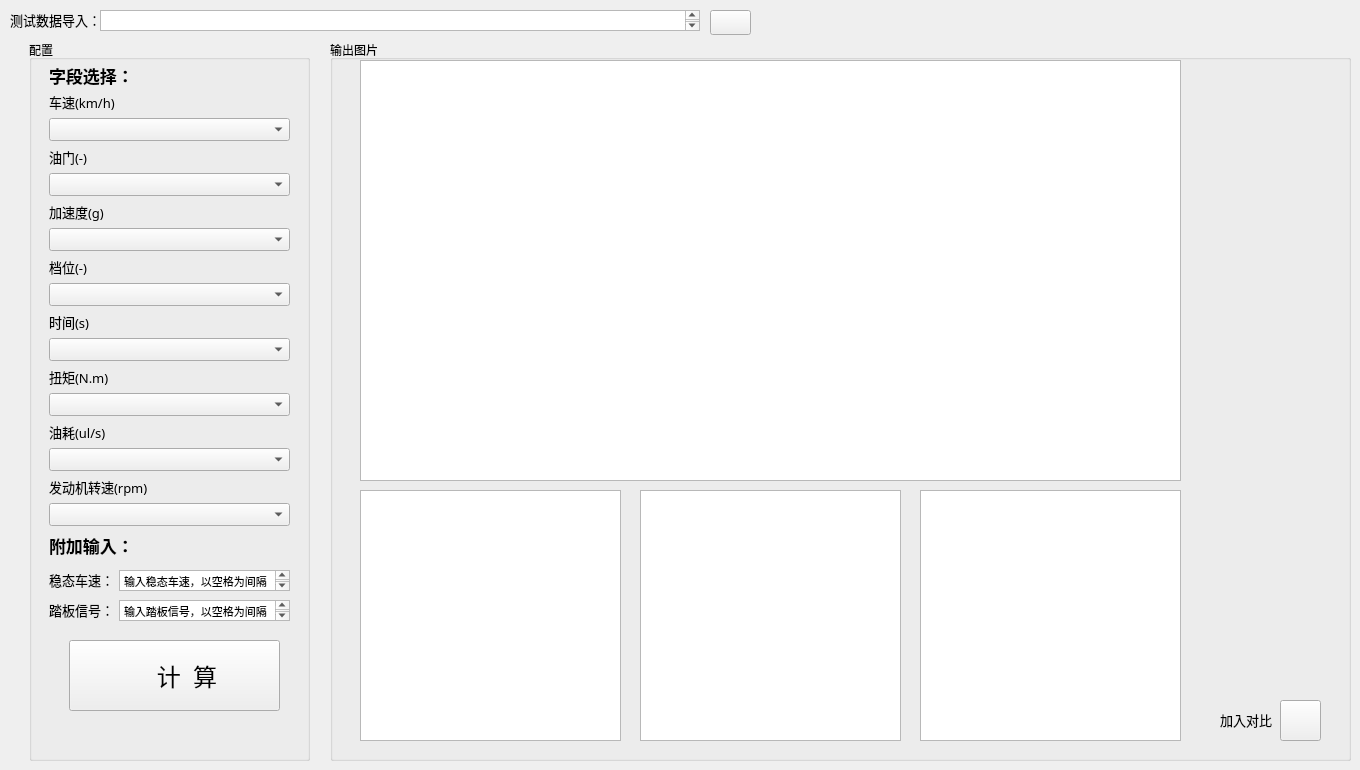
        <widget class="QWidget" name="tab">
         <attribute name="title">
          <string>AT/DCT</string>
         </attribute>
         <widget class="QGroupBox" name="groupBox_2">
          <property name="geometry">
           <rect>
            <x>330</x>
            <y>40</y>
            <width>1021</width>
            <height>721</height>
           </rect>
          </property>
          <property name="title">
           <string>输出图片</string>
          </property>
          <widget class="QGraphicsView" name="graphicsView_2">
           <property name="geometry">
            <rect>
             <x>30</x>
             <y>20</y>
             <width>821</width>
             <height>421</height>
            </rect>
           </property>
          </widget>
          <widget class="QGraphicsView" name="graphicsView_3">
           <property name="geometry">
            <rect>
             <x>30</x>
             <y>450</y>
             <width>261</width>
             <height>251</height>
            </rect>
           </property>
          </widget>
          <widget class="QGraphicsView" name="graphicsView_4">
           <property name="geometry">
            <rect>
             <x>310</x>
             <y>450</y>
             <width>261</width>
             <height>251</height>
            </rect>
           </property>
          </widget>
          <widget class="QGraphicsView" name="graphicsView_7">
           <property name="geometry">
            <rect>
             <x>590</x>
             <y>450</y>
             <width>261</width>
             <height>251</height>
            </rect>
           </property>
          </widget>
         </widget>
         <widget class="QPushButton" name="Input_SysGain_data">
          <property name="geometry">
           <rect>
            <x>710</x>
            <y>10</y>
            <width>41</width>
            <height>25</height>
           </rect>
          </property>
          <property name="sizePolicy">
           <sizepolicy hsizetype="Fixed" vsizetype="Fixed">
            <horstretch>0</horstretch>
            <verstretch>0</verstretch>
           </sizepolicy>
          </property>
          <property name="minimumSize">
           <size>
            <width>40</width>
            <height>25</height>
           </size>
          </property>
          <property name="styleSheet">
           <string notr="true">QPushButton{border-image: url(./Image/file.png);}
</string>
          </property>
          <property name="text">
           <string/>
          </property>
         </widget>
         <widget class="QLabel" name="label_7">
          <property name="geometry">
           <rect>
            <x>10</x>
            <y>10</y>
            <width>100</width>
            <height>20</height>
           </rect>
          </property>
          <property name="minimumSize">
           <size>
            <width>100</width>
            <height>20</height>
           </size>
          </property>
          <property name="maximumSize">
           <size>
            <width>60</width>
            <height>20</height>
           </size>
          </property>
          <property name="font">
           <font>
            <family>Microsoft YaHei</family>
            <pointsize>10</pointsize>
           </font>
          </property>
          <property name="text">
           <string>测试数据导入：</string>
          </property>
         </widget>
         <widget class="QPlainTextEdit" name="plainTextEdit_5">
          <property name="geometry">
           <rect>
            <x>100</x>
            <y>10</y>
            <width>600</width>
            <height>21</height>
           </rect>
          </property>
          <property name="sizePolicy">
           <sizepolicy hsizetype="Fixed" vsizetype="Expanding">
            <horstretch>0</horstretch>
            <verstretch>0</verstretch>
           </sizepolicy>
          </property>
          <property name="minimumSize">
           <size>
            <width>600</width>
            <height>10</height>
           </size>
          </property>
          <property name="maximumSize">
           <size>
            <width>600</width>
            <height>30</height>
           </size>
          </property>
         </widget>
         <widget class="QPushButton" name="Add_to_compare">
          <property name="geometry">
           <rect>
            <x>1280</x>
            <y>700</y>
            <width>41</width>
            <height>41</height>
           </rect>
          </property>
          <property name="styleSheet">
           <string notr="true">QPushButton{border-image: url(./Image/PlusIcon.png);}</string>
          </property>
          <property name="text">
           <string/>
          </property>
         </widget>
         <widget class="QLabel" name="label_8">
          <property name="geometry">
           <rect>
            <x>1220</x>
            <y>710</y>
            <width>100</width>
            <height>20</height>
           </rect>
          </property>
          <property name="minimumSize">
           <size>
            <width>100</width>
            <height>20</height>
           </size>
          </property>
          <property name="maximumSize">
           <size>
            <width>60</width>
            <height>20</height>
           </size>
          </property>
          <property name="font">
           <font>
            <family>Microsoft YaHei</family>
            <pointsize>10</pointsize>
           </font>
          </property>
          <property name="text">
           <string>加入对比</string>
          </property>
         </widget>
         <widget class="QGroupBox" name="groupBox">
          <property name="geometry">
           <rect>
            <x>29</x>
            <y>40</y>
            <width>281</width>
            <height>721</height>
           </rect>
          </property>
          <property name="title">
           <string>配置</string>
          </property>
          <widget class="QWidget" name="gridLayoutWidget">
           <property name="geometry">
            <rect>
             <x>20</x>
             <y>20</y>
             <width>241</width>
             <height>466</height>
            </rect>
           </property>
           <layout class="QGridLayout" name="gridLayout_4">
            <item row="1" column="0">
             <layout class="QVBoxLayout" name="verticalLayout">
              <item>
               <widget class="QLabel" name="label_5">
                <property name="minimumSize">
                 <size>
                  <width>100</width>
                  <height>30</height>
                 </size>
                </property>
                <property name="maximumSize">
                 <size>
                  <width>400</width>
                  <height>30</height>
                 </size>
                </property>
                <property name="font">
                 <font>
                  <family>Microsoft YaHei</family>
                  <pointsize>13</pointsize>
                  <weight>75</weight>
                  <bold>true</bold>
                 </font>
                </property>
                <property name="layoutDirection">
                 <enum>Qt::LeftToRight</enum>
                </property>
                <property name="text">
                 <string>字段选择：</string>
                </property>
               </widget>
              </item>
              <item>
               <widget class="QLabel" name="label_6">
                <property name="minimumSize">
                 <size>
                  <width>100</width>
                  <height>20</height>
                 </size>
                </property>
                <property name="maximumSize">
                 <size>
                  <width>60</width>
                  <height>20</height>
                 </size>
                </property>
                <property name="font">
                 <font>
                  <family>Microsoft YaHei</family>
                  <pointsize>10</pointsize>
                 </font>
                </property>
                <property name="text">
                 <string>车速(km/h)</string>
                </property>
               </widget>
              </item>
              <item>
               <widget class="QComboBox" name="comboBox_1">
                <property name="font">
                 <font>
                  <pointsize>10</pointsize>
                 </font>
                </property>
               </widget>
              </item>
              <item>
               <widget class="QLabel" name="label_10">
                <property name="minimumSize">
                 <size>
                  <width>100</width>
                  <height>20</height>
                 </size>
                </property>
                <property name="maximumSize">
                 <size>
                  <width>60</width>
                  <height>20</height>
                 </size>
                </property>
                <property name="font">
                 <font>
                  <family>Microsoft YaHei</family>
                  <pointsize>10</pointsize>
                 </font>
                </property>
                <property name="text">
                 <string>油门(-)</string>
                </property>
               </widget>
              </item>
              <item>
               <widget class="QComboBox" name="comboBox_2">
                <property name="font">
                 <font>
                  <pointsize>10</pointsize>
                 </font>
                </property>
               </widget>
              </item>
              <item>
               <widget class="QLabel" name="label_11">
                <property name="minimumSize">
                 <size>
                  <width>100</width>
                  <height>20</height>
                 </size>
                </property>
                <property name="maximumSize">
                 <size>
                  <width>60</width>
                  <height>20</height>
                 </size>
                </property>
                <property name="font">
                 <font>
                  <family>Microsoft YaHei</family>
                  <pointsize>10</pointsize>
                 </font>
                </property>
                <property name="text">
                 <string>加速度(g)</string>
                </property>
               </widget>
              </item>
              <item>
               <widget class="QComboBox" name="comboBox_3">
                <property name="font">
                 <font>
                  <pointsize>10</pointsize>
                 </font>
                </property>
               </widget>
              </item>
              <item>
               <widget class="QLabel" name="label_12">
                <property name="minimumSize">
                 <size>
                  <width>100</width>
                  <height>20</height>
                 </size>
                </property>
                <property name="maximumSize">
                 <size>
                  <width>60</width>
                  <height>20</height>
                 </size>
                </property>
                <property name="font">
                 <font>
                  <family>Microsoft YaHei</family>
                  <pointsize>10</pointsize>
                 </font>
                </property>
                <property name="text">
                 <string>档位(-)</string>
                </property>
               </widget>
              </item>
              <item>
               <widget class="QComboBox" name="comboBox_4">
                <property name="font">
                 <font>
                  <pointsize>10</pointsize>
                 </font>
                </property>
               </widget>
              </item>
              <item>
               <widget class="QLabel" name="label_13">
                <property name="minimumSize">
                 <size>
                  <width>100</width>
                  <height>20</height>
                 </size>
                </property>
                <property name="maximumSize">
                 <size>
                  <width>60</width>
                  <height>20</height>
                 </size>
                </property>
                <property name="font">
                 <font>
                  <family>Microsoft YaHei</family>
                  <pointsize>10</pointsize>
                 </font>
                </property>
                <property name="text">
                 <string>时间(s)</string>
                </property>
               </widget>
              </item>
              <item>
               <widget class="QComboBox" name="comboBox_5">
                <property name="font">
                 <font>
                  <pointsize>10</pointsize>
                 </font>
                </property>
               </widget>
              </item>
              <item>
               <widget class="QLabel" name="label_14">
                <property name="minimumSize">
                 <size>
                  <width>100</width>
                  <height>20</height>
                 </size>
                </property>
                <property name="maximumSize">
                 <size>
                  <width>60</width>
                  <height>20</height>
                 </size>
                </property>
                <property name="font">
                 <font>
                  <family>Microsoft YaHei</family>
                  <pointsize>10</pointsize>
                 </font>
                </property>
                <property name="text">
                 <string>扭矩(N.m)</string>
                </property>
               </widget>
              </item>
              <item>
               <widget class="QComboBox" name="comboBox_6">
                <property name="font">
                 <font>
                  <pointsize>10</pointsize>
                 </font>
                </property>
               </widget>
              </item>
              <item>
               <widget class="QLabel" name="label_15">
                <property name="minimumSize">
                 <size>
                  <width>100</width>
                  <height>20</height>
                 </size>
                </property>
                <property name="maximumSize">
                 <size>
                  <width>60</width>
                  <height>20</height>
                 </size>
                </property>
                <property name="font">
                 <font>
                  <family>Microsoft YaHei</family>
                  <pointsize>10</pointsize>
                 </font>
                </property>
                <property name="text">
                 <string>油耗(ul/s)</string>
                </property>
               </widget>
              </item>
              <item>
               <widget class="QComboBox" name="comboBox_7">
                <property name="font">
                 <font>
                  <pointsize>10</pointsize>
                 </font>
                </property>
               </widget>
              </item>
              <item>
               <widget class="QLabel" name="label_16">
                <property name="minimumSize">
                 <size>
                  <width>100</width>
                  <height>20</height>
                 </size>
                </property>
                <property name="maximumSize">
                 <size>
                  <width>60</width>
                  <height>20</height>
                 </size>
                </property>
                <property name="font">
                 <font>
                  <family>Microsoft YaHei</family>
                  <pointsize>10</pointsize>
                 </font>
                </property>
                <property name="text">
                 <string>发动机转速(rpm)</string>
                </property>
               </widget>
              </item>
              <item>
               <widget class="QComboBox" name="comboBox_8">
                <property name="font">
                 <font>
                  <pointsize>10</pointsize>
                 </font>
                </property>
               </widget>
              </item>
             </layout>
            </item>
           </layout>
          </widget>
          <widget class="QLabel" name="label_19">
           <property name="geometry">
            <rect>
             <x>20</x>
             <y>560</y>
             <width>100</width>
             <height>20</height>
            </rect>
           </property>
           <property name="minimumSize">
            <size>
             <width>100</width>
             <height>20</height>
            </size>
           </property>
           <property name="maximumSize">
            <size>
             <width>60</width>
             <height>20</height>
            </size>
           </property>
           <property name="font">
            <font>
             <family>Microsoft YaHei</family>
             <pointsize>10</pointsize>
            </font>
           </property>
           <property name="text">
            <string>踏板信号：</string>
           </property>
          </widget>
          <widget class="QLabel" name="label_18">
           <property name="geometry">
            <rect>
             <x>20</x>
             <y>530</y>
             <width>100</width>
             <height>20</height>
            </rect>
           </property>
           <property name="minimumSize">
            <size>
             <width>100</width>
             <height>20</height>
            </size>
           </property>
           <property name="maximumSize">
            <size>
             <width>60</width>
             <height>20</height>
            </size>
           </property>
           <property name="font">
            <font>
             <family>Microsoft YaHei</family>
             <pointsize>10</pointsize>
            </font>
           </property>
           <property name="text">
            <string>稳态车速：</string>
           </property>
          </widget>
          <widget class="QTextEdit" name="textEdit_2">
           <property name="geometry">
            <rect>
             <x>90</x>
             <y>560</y>
             <width>171</width>
             <height>21</height>
            </rect>
           </property>
           <property name="html">
            <string>&lt;!DOCTYPE HTML PUBLIC &quot;-//W3C//DTD HTML 4.0//EN&quot; &quot;http://www.w3.org/TR/REC-html40/strict.dtd&quot;&gt;
&lt;html&gt;&lt;head&gt;&lt;meta name=&quot;qrichtext&quot; content=&quot;1&quot; /&gt;&lt;style type=&quot;text/css&quot;&gt;
p, li { white-space: pre-wrap; }
&lt;/style&gt;&lt;/head&gt;&lt;body style=&quot; font-family:'MS Shell Dlg 2'; font-size:8.25pt; font-weight:400; font-style:normal;&quot;&gt;
&lt;p style=&quot; margin-top:0px; margin-bottom:0px; margin-left:0px; margin-right:0px; -qt-block-indent:0; text-indent:0px;&quot;&gt;输入踏板信号，以空格为间隔&lt;/p&gt;&lt;/body&gt;&lt;/html&gt;</string>
           </property>
          </widget>
          <widget class="QTextEdit" name="textEdit">
           <property name="geometry">
            <rect>
             <x>90</x>
             <y>530</y>
             <width>171</width>
             <height>21</height>
            </rect>
           </property>
           <property name="html">
            <string>&lt;!DOCTYPE HTML PUBLIC &quot;-//W3C//DTD HTML 4.0//EN&quot; &quot;http://www.w3.org/TR/REC-html40/strict.dtd&quot;&gt;
&lt;html&gt;&lt;head&gt;&lt;meta name=&quot;qrichtext&quot; content=&quot;1&quot; /&gt;&lt;style type=&quot;text/css&quot;&gt;
p, li { white-space: pre-wrap; }
&lt;/style&gt;&lt;/head&gt;&lt;body style=&quot; font-family:'MS Shell Dlg 2'; font-size:8.25pt; font-weight:400; font-style:normal;&quot;&gt;
&lt;p style=&quot; margin-top:0px; margin-bottom:0px; margin-left:0px; margin-right:0px; -qt-block-indent:0; text-indent:0px;&quot;&gt;输入稳态车速，以空格为间隔&lt;/p&gt;&lt;/body&gt;&lt;/html&gt;</string>
           </property>
          </widget>
          <widget class="QLabel" name="label_20">
           <property name="geometry">
            <rect>
             <x>20</x>
             <y>490</y>
             <width>237</width>
             <height>30</height>
            </rect>
           </property>
           <property name="minimumSize">
            <size>
             <width>100</width>
             <height>30</height>
            </size>
           </property>
           <property name="maximumSize">
            <size>
             <width>400</width>
             <height>30</height>
            </size>
           </property>
           <property name="font">
            <font>
             <family>Microsoft YaHei</family>
             <pointsize>13</pointsize>
             <weight>75</weight>
             <bold>true</bold>
            </font>
           </property>
           <property name="layoutDirection">
            <enum>Qt::LeftToRight</enum>
           </property>
           <property name="text">
            <string>附加输入：</string>
           </property>
          </widget>
          <widget class="QPushButton" name="SysGain_cal">
           <property name="geometry">
            <rect>
             <x>40</x>
             <y>600</y>
             <width>211</width>
             <height>71</height>
            </rect>
           </property>
           <property name="font">
            <font>
             <family>Microsoft YaHei</family>
             <pointsize>18</pointsize>
            </font>
           </property>
           <property name="styleSheet">
            <string notr="true">QPushButton{border-image: url(./Image/RunIcon.png);}
</string>
           </property>
           <property name="text">
            <string>    计  算</string>
           </property>
          </widget>
         </widget>
        </widget>
